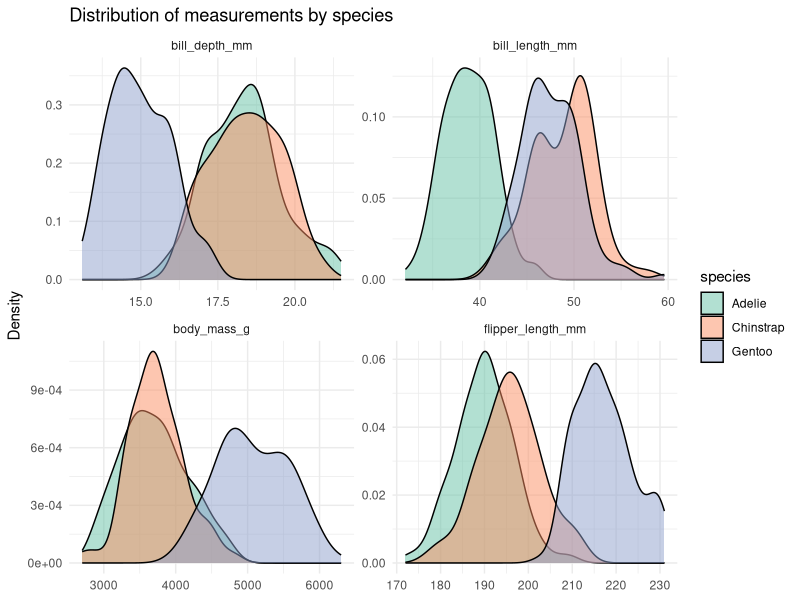

Source code (R): (Note: this script raises an error after producing the figure.)
# ==============================================================================
# Day 2 : Data Wrangling with dplyr & tidyr
# Dataset : Palmer Penguins
# ==============================================================================
# By the end of this script you will be able to:
#   1. Use all core dplyr verbs (filter, select, mutate, summarise, arrange)
#   2. Group data with group_by()
#   3. Chain operations with the pipe |>
#   4. Reshape data: wide → long (pivot_longer / gather)
#   5. Reshape data: long → wide (pivot_wider / spread)
# ==============================================================================

# ---- 0. Setup ----------------------------------------------------------------
# install.packages("palmerpenguins")        # run once if not installed
# install.packages("tidyverse")             # run once if not installed

library(palmerpenguins)
library(tidyverse)

# Quick look at the data
glimpse(penguins)
head(penguins)

# How many rows and columns?
dim(penguins)

# Any missing values?
colSums(is.na(penguins))

# ==============================================================================
# PART 1 — dplyr VERBS
# ==============================================================================

# ---- 1.1  filter() — pick ROWS by condition ---------------------------------
# Keep only Adelie penguins
adelie <- penguins |>
  filter(species == "Adelie")

adelie

# Multiple conditions (AND logic — comma or &)
# Adelie penguins on Dream island with body mass > 4000 g
penguins |>
  filter(species == "Adelie",
         island == "Dream",
         body_mass_g > 4000)

# OR logic — use |
# Penguins that are either Chinstrap OR Gentoo
penguins |>
  filter(species == "Chinstrap" | species == "Gentoo")

# Shortcut for multiple OR on the same column — %in%
penguins |>
  filter(species %in% c("Chinstrap", "Gentoo"))

# 🧪 TRY IT: Filter penguins whose flipper length is between 190 and 210 mm


# ---- 1.2  select() — pick COLUMNS by name -----------------------------------
# Keep only species, island, and body_mass_g
penguins |>
  select(species, island, body_mass_g)

# Drop a column with minus sign
penguins |>
  select(-year)

# Select a range of columns
penguins |>
  select(species:flipper_length_mm)

# Helper functions: starts_with, ends_with, contains
penguins |>
  select(species, starts_with("bill"))

# 🧪 TRY IT: Select only columns that end with "_mm"


# ---- 1.3  mutate() — create or modify columns -------------------------------
# Create a new column: body mass in kilograms
penguins |>
  mutate(body_mass_kg = body_mass_g / 1000) |>
  select(species, body_mass_g, body_mass_kg)

# Create multiple columns at once
penguins |>
  mutate(
    bill_ratio    = bill_length_mm / bill_depth_mm,
    flipper_cm    = flipper_length_mm / 10,
    mass_category = if_else(body_mass_g > 4000, "heavy", "light")
  ) |>
  select(species, bill_ratio, flipper_cm, mass_category)

# 🧪 TRY IT: Create a column called bill_area = bill_length_mm * bill_depth_mm


# ---- 1.4  arrange() — sort rows ---------------------------------------------
# Sort by body mass (ascending by default)
penguins |>
  arrange(body_mass_g)

# Descending order
penguins |>
  arrange(desc(body_mass_g))

# Sort by multiple columns: species first, then body mass descending
penguins |>
  arrange(species, desc(body_mass_g))

# 🧪 TRY IT: Arrange by flipper_length_mm in descending order


# ---- 1.5  summarise() — collapse rows to a summary --------------------------
# Overall mean body mass (na.rm = TRUE to handle missing values)
penguins |>
  summarise(
    mean_mass = mean(body_mass_g, na.rm = TRUE),
    sd_mass   = sd(body_mass_g, na.rm = TRUE),
    n         = n()
  )

# ---- 1.6  group_by() + summarise() — summaries per group --------------------
# Mean body mass per species
penguins |>
  group_by(species) |>
  summarise(
    mean_mass = mean(body_mass_g, na.rm = TRUE),
    sd_mass   = sd(body_mass_g, na.rm = TRUE),
    n         = n()
  )

# Group by TWO variables
penguins |>
  group_by(species, sex) |>
  summarise(
    mean_flipper = mean(flipper_length_mm, na.rm = TRUE),
    .groups = "drop"                  # ungroup automatically after summarise
  )

# 🧪 TRY IT: Find the mean bill_length_mm per island


# ---- 1.7  count() — quick frequency table ------------------------------------
penguins |>
  count(species)

penguins |>
  count(species, island, sort = TRUE)


# ---- 1.8  Putting it all together — a mini pipeline -------------------------
# Question: For each species, what is the mean bill ratio for heavy penguins?

penguins |>
  drop_na() |>                                       # remove rows with NAs
  filter(body_mass_g > 4000) |>                      # heavy penguins only
  mutate(bill_ratio = bill_length_mm / bill_depth_mm) |>
  group_by(species) |>
  summarise(
    mean_ratio = mean(bill_ratio),
    n          = n()
  ) |>
  arrange(desc(mean_ratio))


# ==============================================================================
# PART 2 — RESHAPING DATA (tidyr)
# ==============================================================================
# Many statistical functions and ggplot2 expect data in "long" format.
# Let's learn to move between wide and long formats.
# ------------------------------------------------------------------------------

# ---- 2.0  Create a small wide dataset to work with --------------------------
penguin_summary <- penguins |>
  drop_na() |>
  group_by(species) |>
  summarise(
    mean_bill_length = mean(bill_length_mm),
    mean_bill_depth  = mean(bill_depth_mm),
    mean_flipper     = mean(flipper_length_mm)
  )

penguin_summary
# This is WIDE: each measurement is its own column


# ---- 2.1  pivot_longer() — wide → long (modern way) -------------------------
# Convert the three measurement columns into two columns:
#   "measurement" (name) and "value" (number)

penguin_long <- penguin_summary |>
  pivot_longer(
    cols      = starts_with("mean_"),    # which columns to pivot
    names_to  = "measurement",           # new column for the old column names
    values_to = "value"                  # new column for the values
  )

penguin_long
# Now each row is one species × one measurement — this is LONG format


# ---- 2.2  pivot_wider() — long → wide (modern way) --------------------------
# Reverse it: go from long back to wide

penguin_wide <- penguin_long |>
  pivot_wider(
    names_from  = measurement,           # column whose values become new column names
    values_from = value                  # column whose values fill the new columns
  )

penguin_wide
# Back to the original wide format!


# ---- 2.3  gather() — wide → long (legacy tidyr, pre-2019) -------------------
# gather() does the same as pivot_longer() but with older syntax
# You may see this in older code / tutorials

penguin_long_legacy <- penguin_summary |>
  gather(
    key   = "measurement",               # new column for names (like names_to)
    value = "value",                      # new column for values (like values_to)
    -species                              # columns NOT to gather (keep species as-is)
  )

penguin_long_legacy
# Identical result to pivot_longer()


# ---- 2.4  spread() — long → wide (legacy tidyr, pre-2019) -------------------
# spread() does the same as pivot_wider()

penguin_wide_legacy <- penguin_long_legacy |>
  spread(
    key   = measurement,                 # column to spread into new columns
    value = value                        # column with the values
  )

penguin_wide_legacy
# Identical result to pivot_wider()


# ---- 2.5  A real-world example: making ggplot-ready data --------------------
# Suppose we want to plot distributions of ALL numeric measurements in one figure.
# We need the data in long format.

penguins_plot_data <- penguins |>
  select(species, bill_length_mm, bill_depth_mm, flipper_length_mm, body_mass_g) |>
  drop_na() |>
  pivot_longer(
    cols      = -species,
    names_to  = "measurement",
    values_to = "value"
  )

head(penguins_plot_data)

# Now we can facet by measurement
ggplot(penguins_plot_data, aes(x = value, fill = species)) +
  geom_density(alpha = 0.5) +
  facet_wrap(~ measurement, scales = "free") +
  labs(title = "Distribution of measurements by species",
       x = NULL, y = "Density") +
  theme_minimal() +
  scale_fill_brewer(palette = "Set2")


# ==============================================================================
# PART 3 — HANDLING MISSING VALUES
# ==============================================================================

# ---- 3.1  Identify missing values -------------------------------------------
colSums(is.na(penguins))

# Which rows have missing sex?
penguins |>
  filter(is.na(sex))

# ---- 3.2  drop_na() — remove rows with ANY missing value --------------------
penguins_clean <- penguins |>
  drop_na()

nrow(penguins)        # before
nrow(penguins_clean)  # after

# Drop NA in specific columns only
penguins |>
  drop_na(sex, body_mass_g)

# ---- 3.3  replace_na() — fill missing values with a chosen value ------------
penguins |>
  mutate(sex = replace_na(sex, "unknown")) |>
  count(sex)

# ==============================================================================
# 🏠 HOMEWORK
# ==============================================================================
# 1. Filter penguins to only Gentoo species and select bill columns + body_mass_g
# 2. Create a summary table: mean and SD of each numeric variable, grouped by sex
# 3. Reshape that summary from wide to long using pivot_longer()
# 4. Try the same reshape using gather() — are the results identical?
# ==============================================================================
